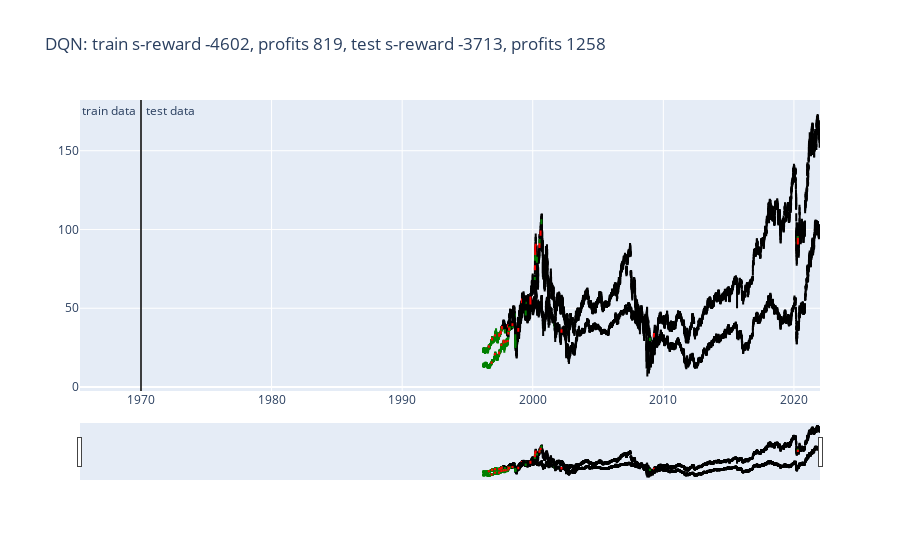

This figure's notebook cell:
### Code cell
def plot_train_test_by_q(train_env, test_env, Q, algorithm_name):
    
    # train
    pobs = train_env.reset()
    train_acts = []
    train_rewards = []

    for i in range(len(train_env.data)-1):
        # print(i)
        pact = Q(np.array(pobs, dtype=np.float32).reshape(1, -1))
        pact = np.argmax(pact.data)
        train_acts.append(pact)
            
        obs, reward, done = train_env.step(pact)
        train_rewards.append(reward)

        pobs = obs
        
    train_profits = train_env.profits
    
    # print("Testing Data")
    # test
    pobs = test_env.reset()
    test_acts = []
    test_rewards = []

    for _ in range(len(test_env.data)-1):
    
        pact = Q(np.array(pobs, dtype=np.float32).reshape(1, -1))
        pact = np.argmax(pact.data)
        test_acts.append(pact)
            
        obs, reward, done = test_env.step(pact)
        test_rewards.append(reward)

        pobs = obs
        
    test_profits = test_env.profits
    
    # plot
    train_copy = train_env.data.copy()
    test_copy = test_env.data.copy()
    train_copy['act'] = train_acts + [np.nan]
    train_copy['reward'] = train_rewards + [np.nan]
    test_copy['act'] = test_acts + [np.nan]
    test_copy['reward'] = test_rewards + [np.nan]
    train0 = train_copy[train_copy['act'] == 0]
    train1 = train_copy[train_copy['act'] == 1]
    train2 = train_copy[train_copy['act'] == 2]
    test0 = test_copy[test_copy['act'] == 0]
    test1 = test_copy[test_copy['act'] == 1]
    test2 = test_copy[test_copy['act'] == 2]
    act_color0, act_color1, act_color2 = 'black', 'green', 'red'

    data1 = [
        Candlestick(x=train0.index, open=train0['Open'], high=train0['High'], low=train0['Low'], close=train0['Close'], increasing=dict(line=dict(color=act_color0)), decreasing=dict(line=dict(color=act_color0))),
        Candlestick(x=train1.index, open=train1['Open'], high=train1['High'], low=train1['Low'], close=train1['Close'], increasing=dict(line=dict(color=act_color1)), decreasing=dict(line=dict(color=act_color1))),
        Candlestick(x=train2.index, open=train2['Open'], high=train2['High'], low=train2['Low'], close=train2['Close'], increasing=dict(line=dict(color=act_color2)), decreasing=dict(line=dict(color=act_color2))),
        Candlestick(x=test0.index, open=test0['Open'], high=test0['High'], low=test0['Low'], close=test0['Close'], increasing=dict(line=dict(color=act_color0)), decreasing=dict(line=dict(color=act_color0))),
        Candlestick(x=test1.index, open=test1['Open'], high=test1['High'], low=test1['Low'], close=test1['Close'], increasing=dict(line=dict(color=act_color1)), decreasing=dict(line=dict(color=act_color1))),
        Candlestick(x=test2.index, open=test2['Open'], high=test2['High'], low=test2['Low'], close=test2['Close'], increasing=dict(line=dict(color=act_color2)), decreasing=dict(line=dict(color=act_color2)))
    ]
    title = '{}: train s-reward {}, profits {}, test s-reward {}, profits {}'.format(
        algorithm_name,
        int(sum(train_rewards)),
        int(train_profits),
        int(sum(test_rewards)),
        int(test_profits)
    )
    layout = {
        'title': title,
        'showlegend': False,
         'shapes': [
             {'x0': 6000, 'x1': 6000, 'y0': 0, 'y1': 1, 'xref': 'x', 'yref': 'paper', 'line': {'color': 'rgb(0,0,0)', 'width': 1}}
         ],
        'annotations': [
            {'x': 6000, 'y': 1.0, 'xref': 'x', 'yref': 'paper', 'showarrow': False, 'xanchor': 'left', 'text': ' test data'},
            {'x': 6000, 'y': 1.0, 'xref': 'x', 'yref': 'paper', 'showarrow': False, 'xanchor': 'right', 'text': 'train data '}
        ]
    }
    figure = Figure(data=data1, layout=layout)
    iplot(figure)
    return train_acts, test_acts, train_profits, test_profits

    

train_acts, test_acts, train_profits, test_profits = plot_train_test_by_q(Environment(df), Environment(df), Q, 'DQN')

### Figure 1 — Plotly figure (JSON) as saved in the notebook; plotly's stock layout.template omitted (floating-point values rounded to 4 significant figures; data arrays with more than 128 entries replaced by an {"elided": "..."} marker saying what was removed)
{"data": [{"close": {"elided": "6127 float values"}, "decreasing": {"line": {"color": "black"}}, "high": {"elided": "6127 float values"}, "increasing": {"line": {"color": "black"}}, "low": {"elided": "6127 float values"}, "open": {"elided": "6127 float values"}, "type": "candlestick", "x": {"elided": "6127 str values"}}, {"close": {"elided": "358 float values"}, "decreasing": {"line": {"color": "green"}}, "high": {"elided": "358 float values"}, "increasing": {"line": {"color": "green"}}, "low": {"elided": "358 float values"}, "open": {"elided": "358 float values"}, "type": "candlestick", "x": {"elided": "358 str values"}}, {"close": [25.92, 30.83, 32.88, 33.46, 35.17, 38.17, 38.98, 55.58, 36.01, 33.7, 91.71], "decreasing": {"line": {"color": "red"}}, "high": [26.04, 30.96, 32.88, 33.79, 35.31, 38.29, 39.33, 55.58, 36.07, 34.15, 94.71], "increasing": {"line": {"color": "red"}}, "low": [25.54, 30.04, 32.33, 32.5, 34.17, 37.19, 38.38, 53.71, 34.85, 31.81, 90.46], "open": [25.54, 30.12, 32.67, 32.5, 34.17, 37.19, 38.42, 53.79, 35.12, 32.01, 92.47], "type": "candlestick", "x": ["1996-08-20T00:00:00", "1996-11-19T00:00:00", "1997-02-11T00:00:00", "1997-06-06T00:00:00", "1997-07-22T00:00:00", "1997-08-20T00:00:00", "1998-02-06T00:00:00", "1999-03-04T00:00:00", "2002-03-15T00:00:00", "2009-04-13T00:00:00", "2020-04-20T00:00:00"]}, {"close": {"elided": "5971 float values"}, "decreasing": {"line": {"color": "black"}}, "high": {"elided": "5971 float values"}, "increasing": {"line": {"color": "black"}}, "low": {"elided": "5971 float values"}, "open": {"elided": "5971 float values"}, "type": "candlestick", "x": {"elided": "5971 str values"}}, {"close": {"elided": "508 float values"}, "decreasing": {"line": {"color": "green"}}, "high": {"elided": "508 float values"}, "increasing": {"line": {"color": "green"}}, "low": {"elided": "508 float values"}, "open": {"elided": "508 float values"}, "type": "candlestick", "x": {"elided": "508 str values"}}, {"close": [15.5, 21, 21.88, 26.84, 29.38, 28.91, 29.19, 34.31, 37.09, 39.53, 36.81, 56.84, 76.56, 86.62, 90.14, 90.62, 98.69], "decreasing": {"line": {"color": "red"}}, "high": [15.56, 21.25, 22, 27, 29.38, 29.19, 29.81, 34.41, 37.12, 40.16, 37.44, 56.97, 77.25, 89.75, 90.94, 91.12, 99], "increasing": {"line": {"color": "red"}}, "low": [15.28, 20.38, 21.25, 26.34, 28.25, 28.69, 28.59, 33.69, 36.25, 38.81, 35.69, 53, 74.06, 83.94, 89.44, 88.31, 96], "open": [15.34, 20.88, 21.25, 26.69, 28.25, 28.75, 29.19, 34, 36.34, 39.91, 35.69, 53.09, 74.75, 84.38, 90, 88.88, 98.12], "type": "candlestick", "x": ["1996-11-06T00:00:00", "1997-02-07T00:00:00", "1997-06-06T00:00:00", "1997-08-06T00:00:00", "1997-10-07T00:00:00", "1997-12-04T00:00:00", "1998-01-30T00:00:00", "1998-02-20T00:00:00", "1998-03-10T00:00:00", "1998-06-12T00:00:00", "1998-11-23T00:00:00", "1999-10-28T00:00:00", "2000-03-02T00:00:00", "2000-03-10T00:00:00", "2000-03-22T00:00:00", "2000-07-07T00:00:00", "2000-08-07T00:00:00"]}], "layout": {"annotations": [{"showarrow": false, "text": " test data", "x": 6000, "xanchor": "left", "xref": "x", "y": 1, "yref": "paper"}, {"showarrow": false, "text": "train data ", "x": 6000, "xanchor": "right", "xref": "x", "y": 1, "yref": "paper"}], "shapes": [{"line": {"color": "rgb(0,0,0)", "width": 1}, "x0": 6000, "x1": 6000, "xref": "x", "y0": 0, "y1": 1, "yref": "paper"}], "showlegend": false, "title": {"text": "DQN: train s-reward -4602, profits 819, test s-reward -3713, profits 1258"}}}
